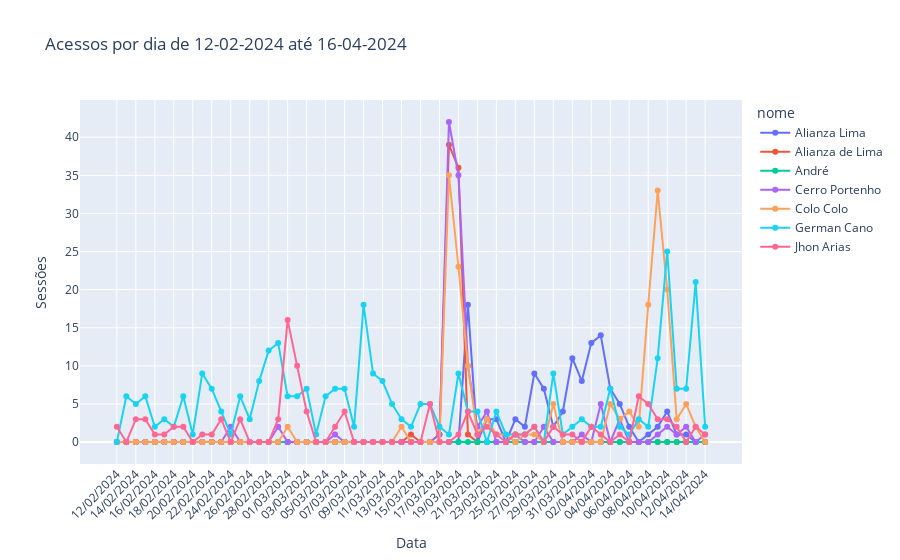

Notebook code cell kept with this figure:
### Code cell
fig = px.line(pag_buscaf, x="Data", y="Sessões", color='nome', title='Acessos por dia de ' + str(data_inicio_titulo) + ' até ' + str(data_fim_titulo), markers=True)
fig.update_layout(xaxis_tickangle=-45)
fig.write_html(r"C:\Users\rodli\OneDrive\Documentos\Mestrado\Arquivos\Graficos\Redes_sociais_acessos_" + str(data_inicio_titulo) + "_" + str(data_fim_titulo) + ".html")
fig.show()

### Figure 1 — Plotly figure (JSON) as saved in the notebook; plotly's stock layout.template omitted (floating-point values rounded to 4 significant figures)
{"data": [{"hovertemplate": "nome=Alianza Lima<br>Data=%{x}<br>Sessões=%{y}<extra></extra>", "legendgroup": "Alianza Lima", "line": {"color": "#636efa", "dash": "solid"}, "marker": {"symbol": "circle"}, "mode": "lines+markers", "name": "Alianza Lima", "orientation": "v", "showlegend": true, "type": "scatter", "x": ["12/02/2024", "13/02/2024", "14/02/2024", "15/02/2024", "16/02/2024", "17/02/2024", "18/02/2024", "19/02/2024", "20/02/2024", "21/02/2024", "22/02/2024", "23/02/2024", "24/02/2024", "25/02/2024", "26/02/2024", "27/02/2024", "28/02/2024", "29/02/2024", "01/03/2024", "02/03/2024", "03/03/2024", "04/03/2024", "05/03/2024", "06/03/2024", "07/03/2024", "08/03/2024", "09/03/2024", "10/03/2024", "11/03/2024", "12/03/2024", "13/03/2024", "14/03/2024", "15/03/2024", "16/03/2024", "17/03/2024", "18/03/2024", "19/03/2024", "20/03/2024", "21/03/2024", "22/03/2024", "23/03/2024", "24/03/2024", "25/03/2024", "26/03/2024", "27/03/2024", "28/03/2024", "29/03/2024", "30/03/2024", "31/03/2024", "01/04/2024", "02/04/2024", "03/04/2024", "04/04/2024", "05/04/2024", "06/04/2024", "07/04/2024", "08/04/2024", "09/04/2024", "10/04/2024", "11/04/2024", "12/04/2024", "13/04/2024", "14/04/2024"], "xaxis": "x", "y": [0, 0, 0, 0, 0, 0, 0, 0, 0, 0, 0, 0, 0, 0, 0, 0, 0, 0, 0, 0, 0, 0, 0, 0, 0, 0, 0, 0, 0, 0, 0, 0, 0, 0, 0, 0, 0, 18, 0, 3, 3, 0, 3, 2, 9, 7, 2, 4, 11, 8, 13, 14, 7, 5, 2, 0, 1, 2, 4, 1, 1, 0, 0], "yaxis": "y"}, {"hovertemplate": "nome=Alianza de Lima<br>Data=%{x}<br>Sessões=%{y}<extra></extra>", "legendgroup": "Alianza de Lima", "line": {"color": "#EF553B", "dash": "solid"}, "marker": {"symbol": "circle"}, "mode": "lines+markers", "name": "Alianza de Lima", "orientation": "v", "showlegend": true, "type": "scatter", "x": ["12/02/2024", "13/02/2024", "14/02/2024", "15/02/2024", "16/02/2024", "17/02/2024", "18/02/2024", "19/02/2024", "20/02/2024", "21/02/2024", "22/02/2024", "23/02/2024", "24/02/2024", "25/02/2024", "26/02/2024", "27/02/2024", "28/02/2024", "29/02/2024", "01/03/2024", "02/03/2024", "03/03/2024", "04/03/2024", "05/03/2024", "06/03/2024", "07/03/2024", "08/03/2024", "09/03/2024", "10/03/2024", "11/03/2024", "12/03/2024", "13/03/2024", "14/03/2024", "15/03/2024", "16/03/2024", "17/03/2024", "18/03/2024", "19/03/2024", "20/03/2024", "21/03/2024", "22/03/2024", "23/03/2024", "24/03/2024", "25/03/2024", "26/03/2024", "27/03/2024", "28/03/2024", "29/03/2024", "30/03/2024", "31/03/2024", "01/04/2024", "02/04/2024", "03/04/2024", "04/04/2024", "05/04/2024", "06/04/2024", "07/04/2024", "08/04/2024", "09/04/2024", "10/04/2024", "11/04/2024", "12/04/2024", "13/04/2024", "14/04/2024"], "xaxis": "x", "y": [0, 0, 0, 0, 0, 0, 0, 0, 0, 0, 0, 0, 0, 0, 0, 0, 0, 0, 0, 0, 0, 0, 0, 0, 0, 0, 0, 0, 0, 0, 0, 1, 0, 0, 1, 39, 36, 1, 0, 0, 0, 0, 0, 0, 0, 0, 0, 0, 0, 0, 0, 0, 0, 0, 0, 0, 0, 0, 0, 0, 0, 0, 0], "yaxis": "y"}, {"hovertemplate": "nome=André<br>Data=%{x}<br>Sessões=%{y}<extra></extra>", "legendgroup": "André", "line": {"color": "#00cc96", "dash": "solid"}, "marker": {"symbol": "circle"}, "mode": "lines+markers", "name": "André", "orientation": "v", "showlegend": true, "type": "scatter", "x": ["12/02/2024", "13/02/2024", "14/02/2024", "15/02/2024", "16/02/2024", "17/02/2024", "18/02/2024", "19/02/2024", "20/02/2024", "21/02/2024", "22/02/2024", "23/02/2024", "24/02/2024", "25/02/2024", "26/02/2024", "27/02/2024", "28/02/2024", "29/02/2024", "01/03/2024", "02/03/2024", "03/03/2024", "04/03/2024", "05/03/2024", "06/03/2024", "07/03/2024", "08/03/2024", "09/03/2024", "10/03/2024", "11/03/2024", "12/03/2024", "13/03/2024", "14/03/2024", "15/03/2024", "16/03/2024", "17/03/2024", "18/03/2024", "19/03/2024", "20/03/2024", "21/03/2024", "22/03/2024", "23/03/2024", "24/03/2024", "25/03/2024", "26/03/2024", "27/03/2024", "28/03/2024", "29/03/2024", "30/03/2024", "31/03/2024", "01/04/2024", "02/04/2024", "03/04/2024", "04/04/2024", "05/04/2024", "06/04/2024", "07/04/2024", "08/04/2024", "09/04/2024", "10/04/2024", "11/04/2024", "12/04/2024", "13/04/2024", "14/04/2024"], "xaxis": "x", "y": [0, 0, 0, 0, 0, 0, 0, 0, 0, 0, 0, 0, 0, 0, 0, 0, 0, 0, 0, 0, 0, 0, 0, 0, 0, 0, 0, 0, 0, 0, 0, 0, 0, 0, 0, 0, 0, 0, 0, 0, 0, 0, 0, 0, 0, 0, 0, 0, 0, 0, 0, 0, 0, 0, 0, 0, 0, 0, 0, 0, 0, 0, 0], "yaxis": "y"}, {"hovertemplate": "nome=Cerro Portenho<br>Data=%{x}<br>Sessões=%{y}<extra></extra>", "legendgroup": "Cerro Portenho", "line": {"color": "#ab63fa", "dash": "solid"}, "marker": {"symbol": "circle"}, "mode": "lines+markers", "name": "Cerro Portenho", "orientation": "v", "showlegend": true, "type": "scatter", "x": ["12/02/2024", "13/02/2024", "14/02/2024", "15/02/2024", "16/02/2024", "17/02/2024", "18/02/2024", "19/02/2024", "20/02/2024", "21/02/2024", "22/02/2024", "23/02/2024", "24/02/2024", "25/02/2024", "26/02/2024", "27/02/2024", "28/02/2024", "29/02/2024", "01/03/2024", "02/03/2024", "03/03/2024", "04/03/2024", "05/03/2024", "06/03/2024", "07/03/2024", "08/03/2024", "09/03/2024", "10/03/2024", "11/03/2024", "12/03/2024", "13/03/2024", "14/03/2024", "15/03/2024", "16/03/2024", "17/03/2024", "18/03/2024", "19/03/2024", "20/03/2024", "21/03/2024", "22/03/2024", "23/03/2024", "24/03/2024", "25/03/2024", "26/03/2024", "27/03/2024", "28/03/2024", "29/03/2024", "30/03/2024", "31/03/2024", "01/04/2024", "02/04/2024", "03/04/2024", "04/04/2024", "05/04/2024", "06/04/2024", "07/04/2024", "08/04/2024", "09/04/2024", "10/04/2024", "11/04/2024", "12/04/2024", "13/04/2024", "14/04/2024"], "xaxis": "x", "y": [0, 0, 0, 0, 0, 0, 0, 0, 0, 0, 0, 0, 2, 0, 0, 0, 0, 2, 0, 0, 0, 0, 0, 1, 0, 0, 0, 0, 0, 0, 0, 0, 0, 0, 1, 42, 35, 10, 2, 4, 0, 0, 1, 0, 0, 2, 0, 0, 0, 1, 0, 5, 0, 3, 0, 0, 0, 1, 2, 1, 2, 0, 1], "yaxis": "y"}, {"hovertemplate": "nome=Colo Colo<br>Data=%{x}<br>Sessões=%{y}<extra></extra>", "legendgroup": "Colo Colo", "line": {"color": "#FFA15A", "dash": "solid"}, "marker": {"symbol": "circle"}, "mode": "lines+markers", "name": "Colo Colo", "orientation": "v", "showlegend": true, "type": "scatter", "x": ["12/02/2024", "13/02/2024", "14/02/2024", "15/02/2024", "16/02/2024", "17/02/2024", "18/02/2024", "19/02/2024", "20/02/2024", "21/02/2024", "22/02/2024", "23/02/2024", "24/02/2024", "25/02/2024", "26/02/2024", "27/02/2024", "28/02/2024", "29/02/2024", "01/03/2024", "02/03/2024", "03/03/2024", "04/03/2024", "05/03/2024", "06/03/2024", "07/03/2024", "08/03/2024", "09/03/2024", "10/03/2024", "11/03/2024", "12/03/2024", "13/03/2024", "14/03/2024", "15/03/2024", "16/03/2024", "17/03/2024", "18/03/2024", "19/03/2024", "20/03/2024", "21/03/2024", "22/03/2024", "23/03/2024", "24/03/2024", "25/03/2024", "26/03/2024", "27/03/2024", "28/03/2024", "29/03/2024", "30/03/2024", "31/03/2024", "01/04/2024", "02/04/2024", "03/04/2024", "04/04/2024", "05/04/2024", "06/04/2024", "07/04/2024", "08/04/2024", "09/04/2024", "10/04/2024", "11/04/2024", "12/04/2024", "13/04/2024", "14/04/2024"], "xaxis": "x", "y": [0, 0, 0, 0, 0, 0, 0, 0, 0, 0, 0, 0, 0, 0, 0, 0, 0, 0, 2, 0, 0, 0, 0, 0, 0, 0, 0, 0, 0, 0, 2, 0, 0, 0, 0, 35, 23, 10, 1, 3, 1, 1, 0, 1, 1, 0, 5, 0, 0, 0, 0, 0, 5, 3, 4, 2, 18, 33, 20, 3, 5, 2, 0], "yaxis": "y"}, {"hovertemplate": "nome=German Cano<br>Data=%{x}<br>Sessões=%{y}<extra></extra>", "legendgroup": "German Cano", "line": {"color": "#19d3f3", "dash": "solid"}, "marker": {"symbol": "circle"}, "mode": "lines+markers", "name": "German Cano", "orientation": "v", "showlegend": true, "type": "scatter", "x": ["12/02/2024", "13/02/2024", "14/02/2024", "15/02/2024", "16/02/2024", "17/02/2024", "18/02/2024", "19/02/2024", "20/02/2024", "21/02/2024", "22/02/2024", "23/02/2024", "24/02/2024", "25/02/2024", "26/02/2024", "27/02/2024", "28/02/2024", "29/02/2024", "01/03/2024", "02/03/2024", "03/03/2024", "04/03/2024", "05/03/2024", "06/03/2024", "07/03/2024", "08/03/2024", "09/03/2024", "10/03/2024", "11/03/2024", "12/03/2024", "13/03/2024", "14/03/2024", "15/03/2024", "16/03/2024", "17/03/2024", "18/03/2024", "19/03/2024", "20/03/2024", "21/03/2024", "22/03/2024", "23/03/2024", "24/03/2024", "25/03/2024", "26/03/2024", "27/03/2024", "28/03/2024", "29/03/2024", "30/03/2024", "31/03/2024", "01/04/2024", "02/04/2024", "03/04/2024", "04/04/2024", "05/04/2024", "06/04/2024", "07/04/2024", "08/04/2024", "09/04/2024", "10/04/2024", "11/04/2024", "12/04/2024", "13/04/2024", "14/04/2024"], "xaxis": "x", "y": [0, 6, 5, 6, 2, 3, 2, 6, 1, 9, 7, 4, 1, 6, 3, 8, 12, 13, 6, 6, 7, 1, 6, 7, 7, 2, 18, 9, 8, 5, 3, 2, 5, 5, 2, 1, 9, 4, 4, 0, 4, 1, 1, 1, 2, 0, 9, 1, 2, 3, 2, 2, 7, 2, 1, 3, 2, 11, 25, 7, 7, 21, 2], "yaxis": "y"}, {"hovertemplate": "nome=Jhon Arias<br>Data=%{x}<br>Sessões=%{y}<extra></extra>", "legendgroup": "Jhon Arias", "line": {"color": "#FF6692", "dash": "solid"}, "marker": {"symbol": "circle"}, "mode": "lines+markers", "name": "Jhon Arias", "orientation": "v", "showlegend": true, "type": "scatter", "x": ["12/02/2024", "13/02/2024", "14/02/2024", "15/02/2024", "16/02/2024", "17/02/2024", "18/02/2024", "19/02/2024", "20/02/2024", "21/02/2024", "22/02/2024", "23/02/2024", "24/02/2024", "25/02/2024", "26/02/2024", "27/02/2024", "28/02/2024", "29/02/2024", "01/03/2024", "02/03/2024", "03/03/2024", "04/03/2024", "05/03/2024", "06/03/2024", "07/03/2024", "08/03/2024", "09/03/2024", "10/03/2024", "11/03/2024", "12/03/2024", "13/03/2024", "14/03/2024", "15/03/2024", "16/03/2024", "17/03/2024", "18/03/2024", "19/03/2024", "20/03/2024", "21/03/2024", "22/03/2024", "23/03/2024", "24/03/2024", "25/03/2024", "26/03/2024", "27/03/2024", "28/03/2024", "29/03/2024", "30/03/2024", "31/03/2024", "01/04/2024", "02/04/2024", "03/04/2024", "04/04/2024", "05/04/2024", "06/04/2024", "07/04/2024", "08/04/2024", "09/04/2024", "10/04/2024", "11/04/2024", "12/04/2024", "13/04/2024", "14/04/2024"], "xaxis": "x", "y": [2, 0, 3, 3, 1, 1, 2, 2, 0, 1, 1, 3, 0, 3, 0, 0, 0, 3, 16, 10, 4, 0, 0, 2, 4, 0, 0, 0, 0, 0, 0, 0, 0, 5, 0, 0, 1, 4, 1, 2, 1, 0, 1, 1, 2, 0, 2, 1, 1, 0, 2, 1, 0, 1, 0, 6, 5, 3, 3, 2, 0, 2, 1], "yaxis": "y"}], "layout": {"legend": {"title": {"text": "nome"}, "tracegroupgap": 0}, "title": {"text": "Acessos por dia de 12-02-2024 até 16-04-2024"}, "xaxis": {"anchor": "y", "domain": [0, 1], "tickangle": -45, "title": {"text": "Data"}}, "yaxis": {"anchor": "x", "domain": [0, 1], "title": {"text": "Sessões"}}}}
